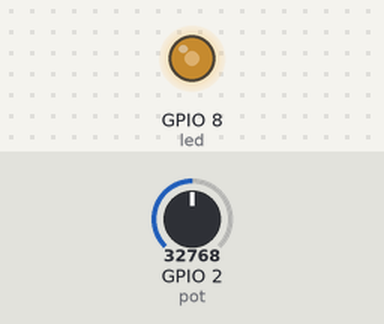
A program run on a simulated ESP32 board running MicroPython. On the bench: output pins drawn as LEDs (lit = HIGH). The test bench sets the inputs (shaded band); at power-on: GPIO 2 (pot) = 32768 (analog values on the 0–65535 scale).

Above: at 1.2 s.
1.3 s: GPIO 2 (pot) set to 45874
At 2.0 s:
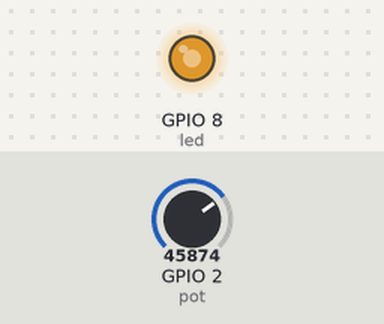
2.8 s: GPIO 2 (pot) set to 57670
At 3.2 s:
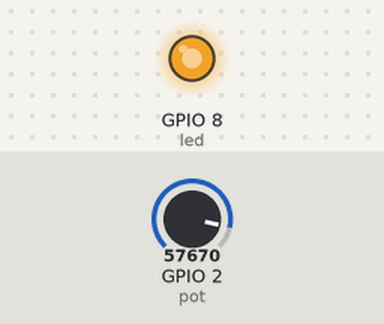
4.3 s: GPIO 2 (pot) set to 7864
At 5.5 s:
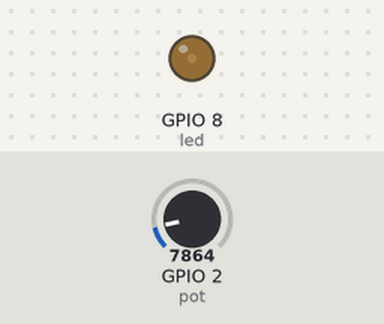
5.8 s: GPIO 2 (pot) set to 0
At 6.7 s:
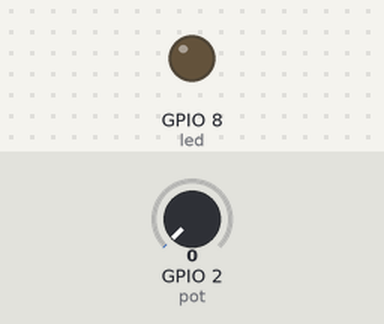
Timing chart, 0 to 8.3 s (numbered marks = the images above; inputs shaded):
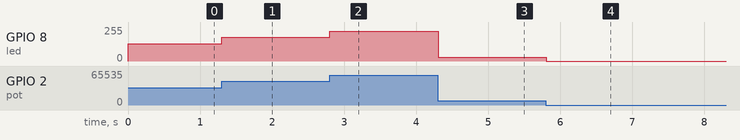

The program:

02_analog.py
```python
from machine import Pin, ADC, PWM
from time import sleep

# ADC mit 11 dB Dämpfung auf Pin 2 => 150mV..2450mV
pot = ADC(Pin(2), atten=ADC.ATTN_11DB)

# PWM mit 5 kHz auf Pin 8
led = PWM(Pin(8), freq=5000)

while True:
    # lese Wert des ADC (0..2**16)
    pot_val = pot.read_u16()
    # rechne um auf Duty-Cycle PWM (0..2**10)
    led_duty = pot_val / 2**6
    # konvertiere nach int und setze
    led.duty(int(led_duty))

    sleep(0.1)
```

Measured:
- after the input at 1.3 s, GPIO 8 (led): 128/255 → 178/255 at once
- after the input at 2.8 s, GPIO 8 (led): 178/255 → 225/255 at once
- after the input at 4.3 s, GPIO 8 (led): 225/255 → 30/255 at once
- after the input at 5.8 s, GPIO 8 (led): 30/255 → 0/255 at once
